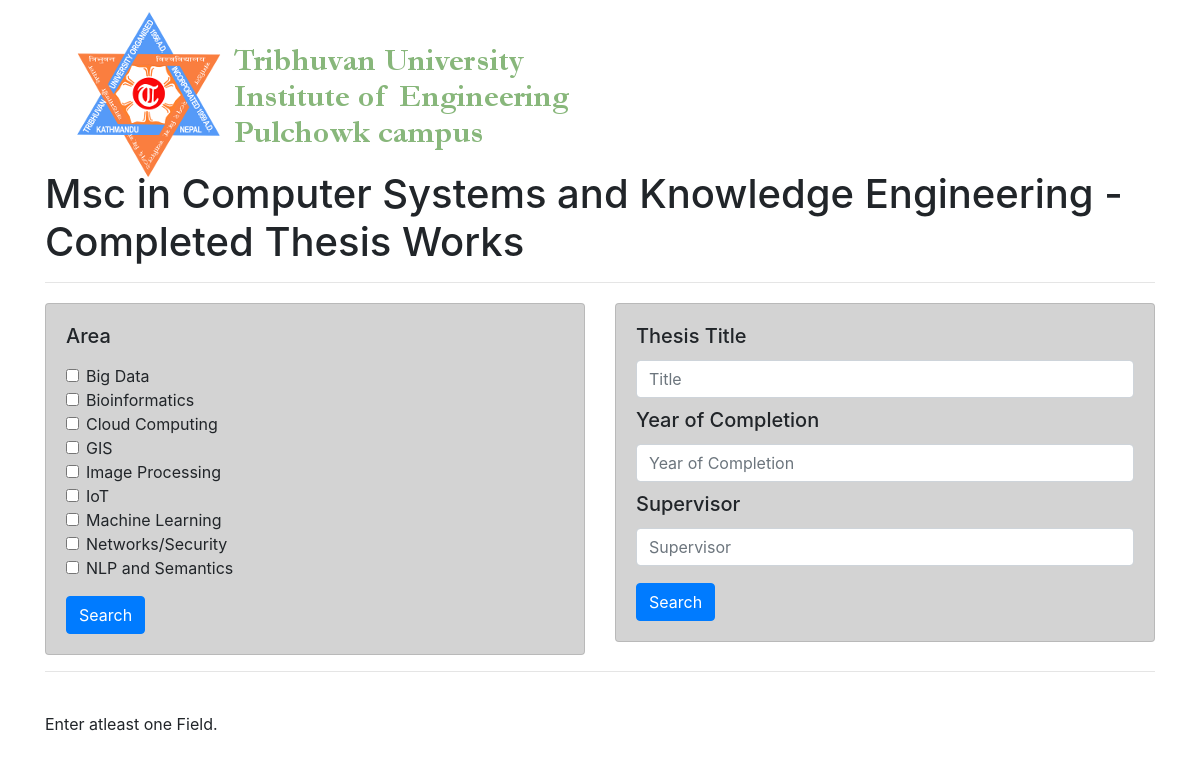
The app's page /searchResults.php (signed in) with its own data.
### tables this page shows
CREATE TABLE `area` (
  `id` int(11) NOT NULL,
  `name` varchar(20) NOT NULL
);

### searchResults.php (the view, shortened to what this page needs)
<?php
	if ($_SESSION['loggedin'])
	{
	include('header.php');
	include('connection.php');
	$area = "SELECT * FROM area";
	$data1 = mysqli_query($conn , $area);
?>
<div>
	<img src="icon/logo.png"style="position: relative; top: 11px; left: 20px">
</div>
<h1>Msc in Computer Systems and Knowledge Engineering - Completed Thesis Works</h1>
<hr>
<form action="searchResults.php" method="POST">
<div style="">
<div class="row" style="margin-top: 20px;">
  <div class="col-sm-6">
    <div class="card" style="background-color: lightgrey;">
      <div class="card-body">
        <h5 class="card-title">Area</h5>
        <p class="card-text"><?php
					  	while($fetch = mysqli_fetch_assoc($data1)){
					  			$name = $fetch['name'];
					  			$id = $fetch['id'];
					  		?>
					  		<div style="padding-left: 20px;">
						  		 <input class="form-check-input" name="checklist[]" type="checkbox" value="<?php echo $id ?>" id="defaultCheck1">
						  		<label class="form-check-label" for="defaultCheck1">
						    		<?php echo $name ?>
						    	</label>
						    	<br>
					    	</div>
					    <?php
					  	}
					    ?>
        </p>
        <button type="submit" name="submit" value="submit" class="btn btn-primary" >Search</button>
      </div>
    </div>
  </div>
  <div class="col-sm-6">
    <div class="card" style="background-color: lightgrey;">
      <div class="card-body">
        <h5 class="card-title">Thesis Title</h5>
        <input class="form-control" id="exampleInputEmail1" name="title" aria-describedby="emailHelp" placeholder="Title">
        <div style="margin-top: 10px;">
        <h5 class="card-title">Year of Completion</h5>
        <input class="form-control" id="exampleInputEmail1" name="yoc" aria-describedby="emailHelp" placeholder="Year of Completion">
        </div>
        <div style="margin-top: 10px;">
        <h5 class="card-title">Supervisor</h5>
        <input class="form-control" id="exampleInputEmail1" name="supervisor" aria-describedby="emailHelp" placeholder="Supervisor">
        </div>
        <button type="submit" name="submit" value="submit" class="btn btn-primary" style="margin-top: 17px;">Search</button>
      </div>
    </div>
  </div>
</div>
</div>
</form>
<hr>
<br>
<?php
	include('header.php');
			?>
		<?php
	$supervisor = $_POST['supervisor'];
	$title = $_POST['title'];
	$areaArray = $_POST['checklist'];
	$yoc = $_POST['yoc'];
	$temp = 1;
	if($supervisor or $title or $areaArray or $yoc){
		if($supervisor and $title and $areaArray ){
			allthree($supervisor, $title, $areaArray);
		$temp = 0;
		}
		elseif($supervisor and $title and $temp){
			supervisorAndTitle($supervisor, $title);
		$temp = 0;
		}
		elseif($supervisor and $areaArray and $temp){
			supervisorAndAreaArray($supervisor, $areaArray);
		$temp = 0;
		}
		elseif($areaArray and $title and $temp){
			titleAndAreaArray($title, $areaArray);
		$temp = 0;
		}
		elseif($areaArray and $yoc){
			AreaArrayAndYoc($areaArray,$yoc);
			$temp = 0;
		}
		elseif($supervisor and $temp){
			supervisor($supervisor);
		$temp = 0;
		}
		elseif($areaArray and $temp){
			areaArray($areaArray);
		$temp = 0;
		}
		elseif($title and $temp){
			title($title);
		$temp = 0;
		}
		elseif($yoc and $temp){
			YearofCompletion($yoc);
		}
	}
	else
		echo('Enter atleast one Field.');
}
else
{
	echo '<div class=" alert alert-warning "> You were not logged in !!!</div>';
	header('Location: adminIOE.html');
}
?>

### records on screen
area: name "Big Data"
area: name "Bioinformatics"
area: name "Cloud Computing"
area: name "GIS"
area: name "Image Processing"
area: name "IoT"
area: name "Machine Learning"
area: name "Networks/Security"
area: name "NLP and Semantics"
